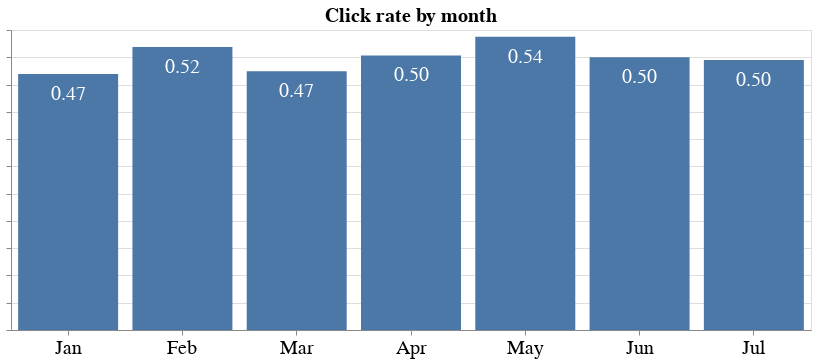

Notebook cell for this chart:
### Markdown cell above
### Temporal effects

### Code cell
bars = (alt.Chart(df, width=800, title='Click rate by month').mark_bar(width=100)
 .encode(
     alt.X('month(Timestamp):O', title=''),
     y=alt.Y('mean(Clicked on Ad):Q', title='', axis=alt.Axis(labels=False))
 ))
text = bars.mark_text(
    align='center',
    baseline='middle',
    dy=20,
    color='white',
    size=20
).encode(
    text=alt.Text('mean(Clicked on Ad):O', format=('.2f'))
)

(bars + text).configure_axis(labelAngle=0, labelFontSize=20).configure_title(fontSize=20)

### Figure 1 — Vega-Lite specification as saved in the notebook (floating-point values rounded to 4 significant figures; data arrays with more than 128 entries replaced by an {"elided": "..."} marker saying what was removed)
{"config": {"view": {"continuousWidth": 400, "continuousHeight": 300}, "axis": {"labelAngle": 0, "labelFontSize": 20}, "title": {"fontSize": 20}}, "layer": [{"mark": {"type": "bar", "width": 100}, "encoding": {"x": {"type": "ordinal", "field": "Timestamp", "timeUnit": "month", "title": ""}, "y": {"type": "quantitative", "aggregate": "mean", "axis": {"labels": false}, "field": "Clicked on Ad", "title": ""}}, "title": "Click rate by month", "width": 800}, {"mark": {"type": "text", "align": "center", "baseline": "middle", "color": "white", "dy": 20, "size": 20}, "encoding": {"text": {"type": "ordinal", "aggregate": "mean", "field": "Clicked on Ad", "format": ".2f"}, "x": {"type": "ordinal", "field": "Timestamp", "timeUnit": "month", "title": ""}, "y": {"type": "quantitative", "aggregate": "mean", "axis": {"labels": false}, "field": "Clicked on Ad", "title": ""}}, "title": "Click rate by month", "width": 800}], "data": {"name": "data-b412b58fb84af9ade9a9da7753f18af1"}, "$schema": "https://vega.github.io/schema/vega-lite/v4.8.1.json", "datasets": {"data-b412b58fb84af9ade9a9da7753f18af1": {"elided": "1000 records"}}}
